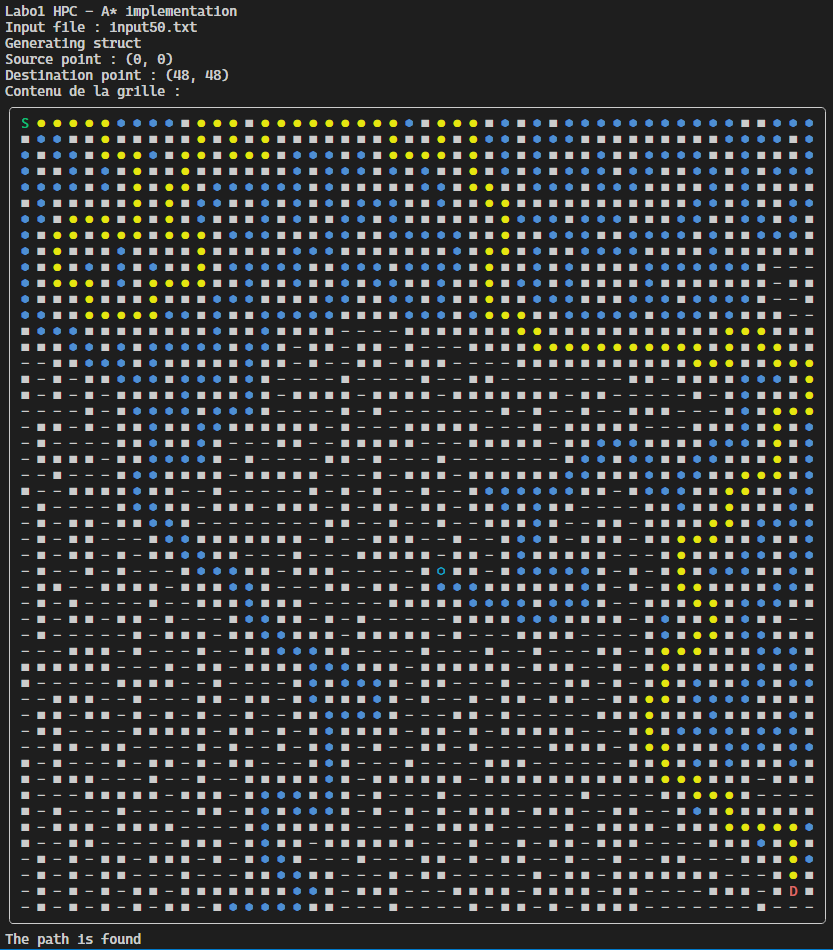
#> input picture lab01/report/struct_found_50.png, 833 x 950 px
$ python script.py report/struct_found_50.png 5
#> lines starting #> are read from the running program, lines starting #| are printed output that depends on the picture
import argparse
from PIL import Image

def resize_and_convert_to_binary(input_file, output_file, new_size):
#> called with input_file = 'report/struct_found_50.png', output_file = 'output.txt', new_size = 5
    with Image.open(input_file) as im:
#> im is the input picture: PIL image 833x950 RGBA; mean R, G, B, A 51.7, 53.5, 53.6, 255
        im = im.convert('1')
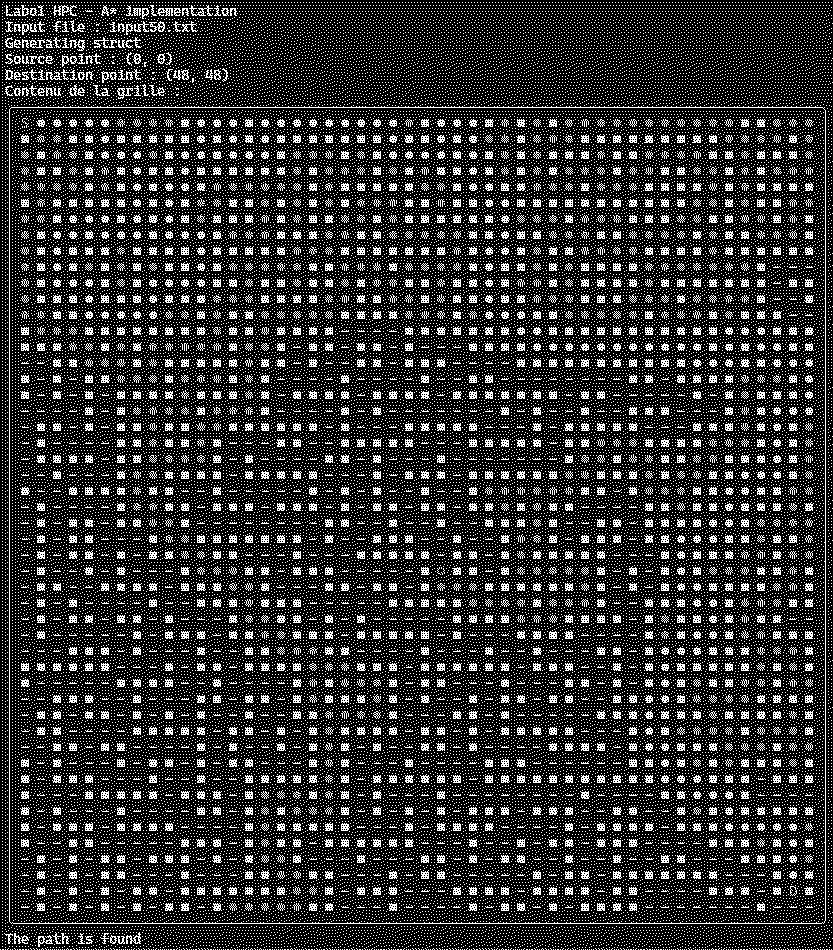
#> im: PIL image 833x950 1; 20.7% white in thin lines or dots
        im = im.resize((new_size, new_size))
        data = im.load()

        with open(output_file, 'w') as f:
            for y in range(new_size):
                for x in range(new_size):
                    if data[x, y] == 255:
                        f.write('0')
                    else:
                        f.write('1')
                f.write('\n')

if __name__ == '__main__':
    parser = argparse.ArgumentParser(description='Convertit une image en noir et blanc et redimensionne pour produire un fichier binaire.')
    parser.add_argument('image', help='Chemin vers le fichier image.')
    parser.add_argument('taille', type=int, help='Taille désirée en pixels pour l\'image carrée de sortie.')
    parser.add_argument('-o', '--output', default='output.txt', help='Chemin pour le fichier binaire de sortie. (default: %(default)s)')

    args = parser.parse_args()

    resize_and_convert_to_binary(args.image, args.output, args.taille)
